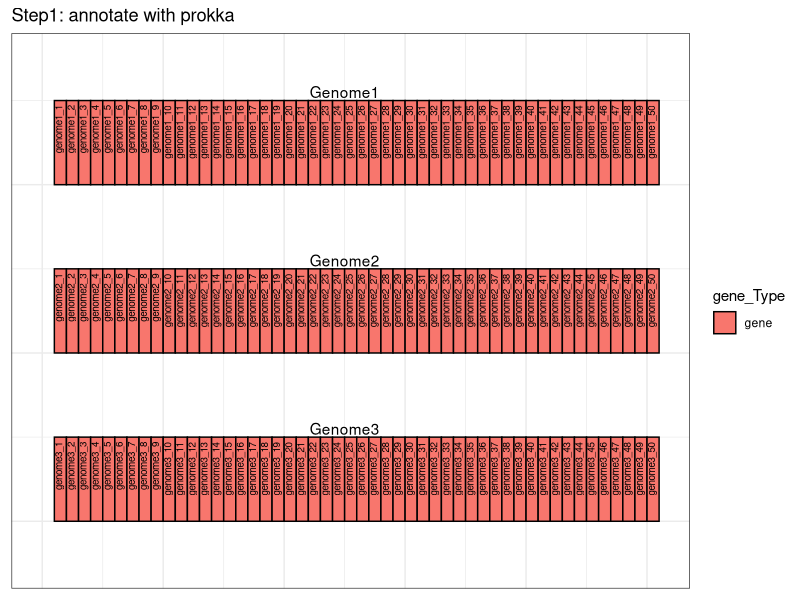
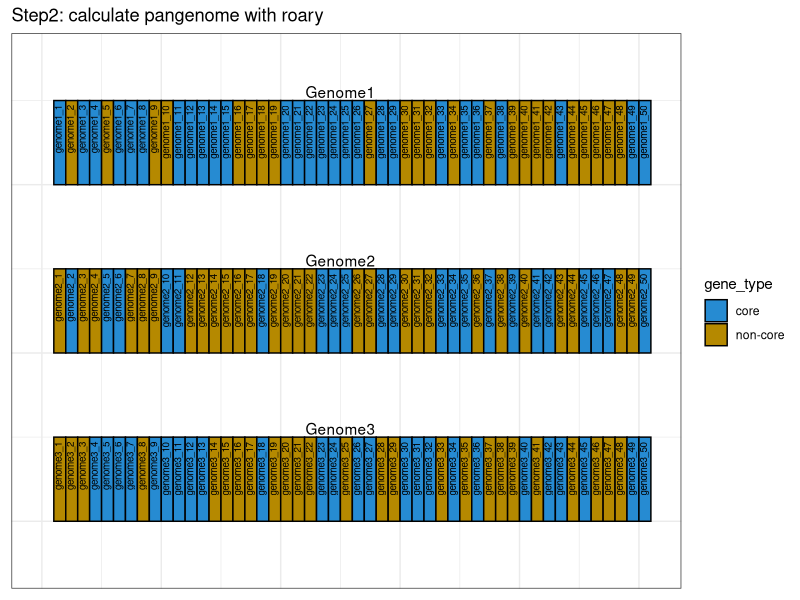
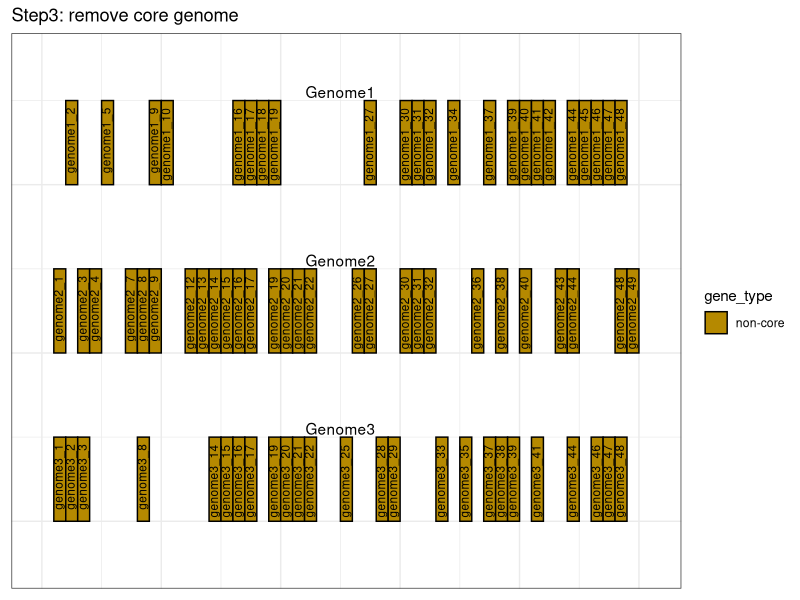
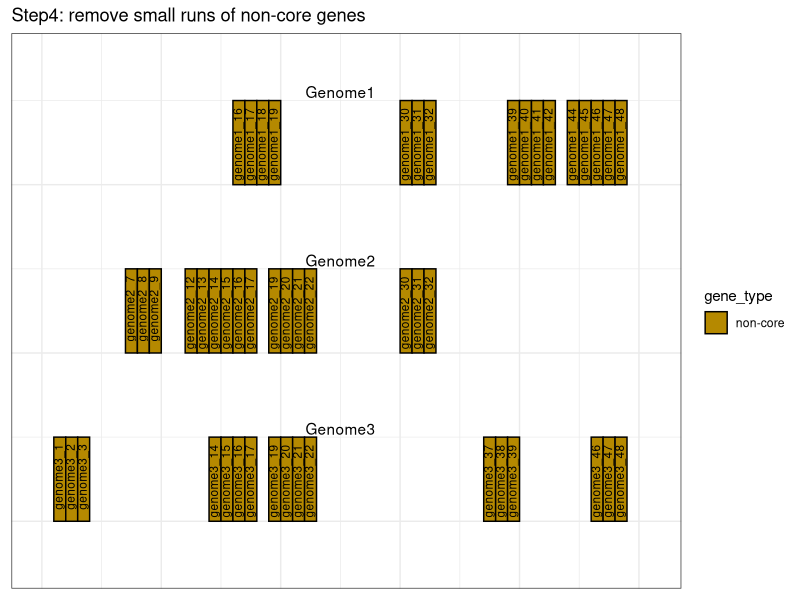
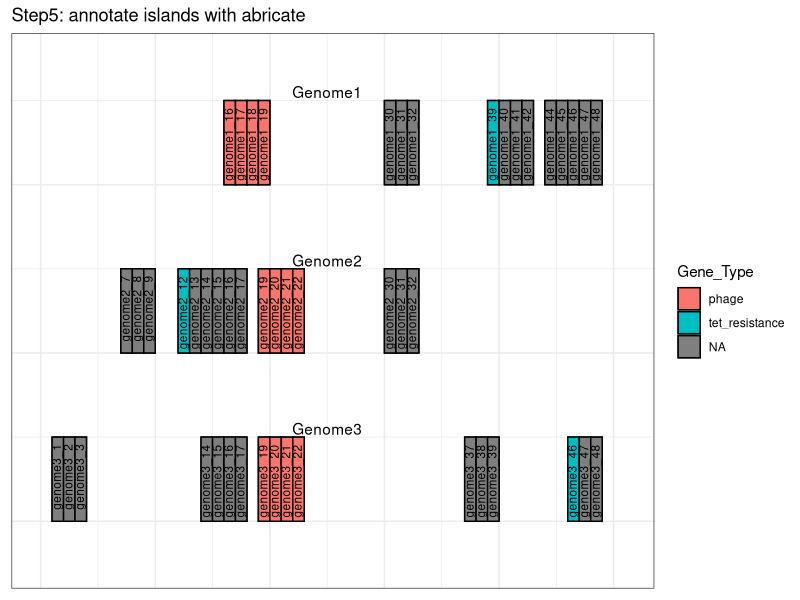
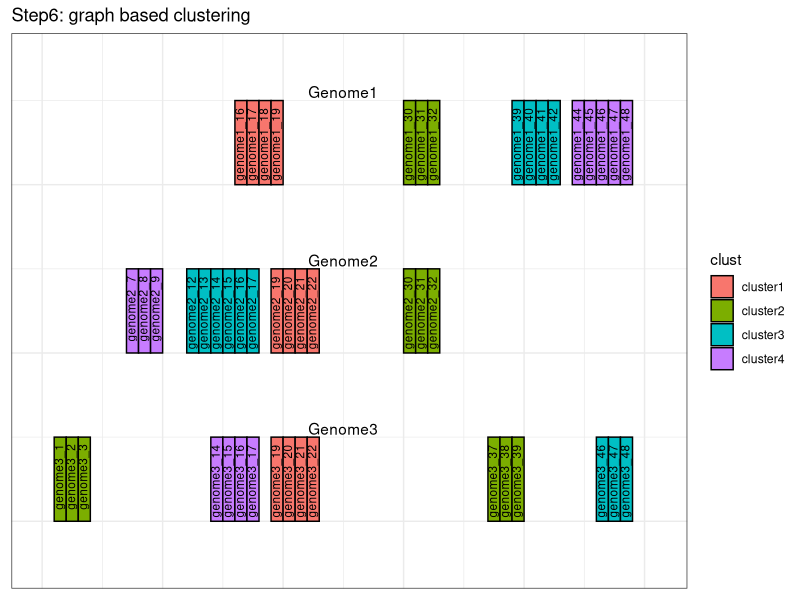

The R source for these figures, in order:
## ---- chunk 1
knitr::opts_chunk$set(echo = TRUE)
## ---- chunk 2
set.seed(1)
library(tidyverse)


colours = c("core" = "#268bd2",
            "non-core" = "#b58900",
            "island" = "red",
            "non-island" = "grey")


### genome 1
tst <- tibble(locus_tag_num = seq(1,50),
              locus_tag = paste('genome1', locus_tag_num, sep = '_'),
       strt=seq(1,50),
       stp =seq(2,51),
       gene_type=sample(c('core', 'non-core'), 50, replace = TRUE),
       ymin=0,
       ymax=1,
       genome='genome1')
# tst

filt <- tst %>% filter(gene_type == 'non-core')

step4 <- split(filt$locus_tag_num, cumsum(c(1, diff(filt$locus_tag_num) != 1)))    # identifies streches of sequential loc.tags
#browser()
step5 <- step4[lapply(step4, length) >= 3]
islands <- unlist(step5)


tst$island <- ifelse(tst$locus_tag_num %in% islands, 'island', 'non-island')
genome1 <- tst
#### genome2 ###

tst <- tibble(locus_tag_num = seq(1,50),
              locus_tag = paste('genome2', locus_tag_num, sep = '_'),
              strt=seq(1,50),
              stp =seq(2,51),
              gene_type=sample(c('core', 'non-core'), 50, replace = TRUE),
              ymin=-2,
              ymax=-1,
              genome='genome2')
# tst

filt <- tst %>% filter(gene_type == 'non-core')

step4 <- split(filt$locus_tag_num, cumsum(c(1, diff(filt$locus_tag_num) != 1)))    # identifies streches of sequential loc.tags
#browser()
step5 <- step4[lapply(step4, length) >= 3]
islands <- unlist(step5)


tst$island <- ifelse(tst$locus_tag_num %in% islands, 'island', 'non-island')

genome2 <- tst

#### genome3 ###

tst <- tibble(locus_tag_num = seq(1,50),
              locus_tag = paste('genome3', locus_tag_num, sep = '_'),
              strt=seq(1,50),
              stp =seq(2,51),
              gene_type=sample(c('core', 'non-core'), 50, replace = TRUE),
              ymin=-4,
              ymax=-3,
              genome='genome3')
# tst

filt <- tst %>% filter(gene_type == 'non-core')

step4 <- split(filt$locus_tag_num, cumsum(c(1, diff(filt$locus_tag_num) != 1)))    # identifies streches of sequential loc.tags
#browser()
step5 <- step4[lapply(step4, length) >= 3]
islands <- unlist(step5)


tst$island <- ifelse(tst$locus_tag_num %in% islands, 'island', 'non-island')

genome3 <- tst



# end genomes

tst <- bind_rows(genome1, genome2, genome3)

# assign island clusters



# tst

clust1 <- c('genome1_16','genome1_17','genome1_18','genome1_19','genome2_19',
            'genome2_20','genome2_21','genome2_22','genome3_19','genome3_20',
            'genome3_21','genome3_22')

clust2 <- c('genome3_1', 'genome3_2', 'genome3_3',
            'genome3_37', 'genome3_38', 'genome3_39',
            'genome1_30', 'genome1_31', 'genome1_32',
            'genome2_30', 'genome2_31', 'genome2_32')

clust3 <- c('genome1_39', 'genome1_40', 'genome1_41', 'genome1_42',
            'genome2_12', 'genome2_13', 'genome2_14', 'genome2_15', 'genome2_16', 'genome2_17',
            'genome3_46', 'genome3_47', 'genome3_48')

clust4 <- c('genome1_44', 'genome1_45', 'genome1_46', 'genome1_47', 'genome1_48',
            'genome2_7', 'genome2_8', 'genome2_9',
            'genome3_14', 'genome3_15', 'genome3_16', 'genome3_17')


tet_resist <- c('genome1_39',
                'genome2_12',
                'genome3_46')

phage <- c('genome1_16','genome1_17','genome1_18','genome1_19',
           'genome2_19','genome2_20','genome2_21','genome2_22',
           'genome3_19','genome3_20','genome3_21','genome3_22')


tst <- tst %>% mutate(
  clust=case_when(
    locus_tag %in% clust1  ~ 'cluster1',
    locus_tag %in% clust2  ~ 'cluster2',
    locus_tag %in% clust3  ~ 'cluster3',
    locus_tag %in% clust4  ~ 'cluster4'),
  Gene_Type=case_when(
    locus_tag %in% tet_resist ~ 'tet_resistance',
    locus_tag %in% phage      ~ 'phage',
    FALSE                     ~ 'non-core')
  )

tst$gene_Type <- 'gene'

tst %>%
  ggplot(aes(x=strt, y=ymax)) +
  geom_rect(aes(xmin=strt, xmax=stp, ymin=ymin, ymax=ymax, fill=gene_Type), color='black') +
  geom_text(aes(label=locus_tag), angle=90, size=2.5, hjust=1.1, vjust=1) +
  ylim(-4.5,1.5) + xlim(0,51) + theme_bw() +
  theme(axis.text = element_blank(),
        axis.title = element_blank(),
        axis.ticks = element_blank()) +
  ggtitle('Step1: annotate with prokka') + 
  annotate(geom='text', x=25, y=1.1, label='Genome1')+
  annotate(geom='text', x=25, y=-.9, label='Genome2')+
  annotate(geom='text', x=25, y=-2.9, label='Genome3')




tst %>%
  ggplot(aes(x=strt, y=ymax)) +
  geom_rect(aes(xmin=strt, xmax=stp, ymin=ymin, ymax=ymax, fill=gene_type), color='black') +
  geom_text(aes(label=locus_tag), angle=90, size=2.5, hjust=1.1, vjust=1) +
  ylim(-4.5,1.5) + xlim(0,51) + theme_bw() +
  theme(axis.text = element_blank(),
        axis.title = element_blank(),
        axis.ticks = element_blank()) +
  scale_fill_manual(values = colours) +
  ggtitle('Step2: calculate pangenome with roary')+ 
  annotate(geom='text', x=25, y=1.1, label='Genome1')+
  annotate(geom='text', x=25, y=-.9, label='Genome2')+
  annotate(geom='text', x=25, y=-2.9, label='Genome3')

tst %>% filter(gene_type == 'non-core') %>%
  ggplot(aes(x=strt, y=ymax)) +
  geom_rect(aes(xmin=strt, xmax=stp, ymin=ymin, ymax=ymax, fill=gene_type), color='black') +
  geom_text(aes(label=locus_tag), angle=90, size=3, hjust=1.1, vjust=1) +
  ylim(-4.5,1.5) + xlim(0,51) + theme_bw() +
  theme(axis.text = element_blank(),
        axis.title = element_blank(),
        axis.ticks = element_blank())+
  scale_fill_manual(values = colours) +
  ggtitle('Step3: remove core genome')+ 
  annotate(geom='text', x=25, y=1.1, label='Genome1')+
  annotate(geom='text', x=25, y=-.9, label='Genome2')+
  annotate(geom='text', x=25, y=-2.9, label='Genome3')


tst %>% filter(island == 'island') %>%
  ggplot(aes(x=strt, y=ymax)) +
  geom_rect(aes(xmin=strt, xmax=stp, ymin=ymin, ymax=ymax, fill=gene_type), color='black') +
  geom_text(aes(label=locus_tag), angle=90, size=3, hjust=1.1, vjust=1) +
  ylim(-4.5,1.5) + xlim(0,51) + theme_bw() +
  theme(axis.text = element_blank(),
        axis.title = element_blank(),
        axis.ticks = element_blank())+
  scale_fill_manual(values = colours) +
  ggtitle('Step4: remove small runs of non-core genes')+ 
  annotate(geom='text', x=25, y=1.1, label='Genome1')+
  annotate(geom='text', x=25, y=-.9, label='Genome2')+
  annotate(geom='text', x=25, y=-2.9, label='Genome3')

tst %>% filter((locus_tag %in% c(clust1, clust2, clust3, clust4)) & island == 'island') %>%
  ggplot(aes(x=strt, y=ymax)) +
  geom_rect(aes(xmin=strt, xmax=stp, ymin=ymin, ymax=ymax, fill=Gene_Type), color='black') +
  geom_rect(aes(xmin=strt, xmax=stp, ymin=ymin, ymax=ymax, fill=Gene_Type), color='black') +
  geom_text(aes(label=locus_tag), angle=90, size=3, hjust=1.1, vjust=1) +
  ylim(-4.5,1.5) + xlim(0,51) + theme_bw() +
  theme(axis.text = element_blank(),
        axis.title = element_blank(),
        axis.ticks = element_blank()) +
  ggtitle('Step5: annotate islands with abricate')+ 
  annotate(geom='text', x=25, y=1.1, label='Genome1')+
  annotate(geom='text', x=25, y=-.9, label='Genome2')+
  annotate(geom='text', x=25, y=-2.9, label='Genome3')



tst %>% filter((locus_tag %in% c(clust1, clust2, clust3, clust4)) & island == 'island') %>%
  ggplot(aes(x=strt, y=ymax)) +
  geom_rect(aes(xmin=strt, xmax=stp, ymin=ymin, ymax=ymax, fill=clust), color='black') +
  geom_text(aes(label=locus_tag), angle=90, size=3, hjust=1.1, vjust=1) +
  ylim(-4.5,1.5) + xlim(0,51) + theme_bw() +
  theme(axis.text = element_blank(),
        axis.title = element_blank(),
        axis.ticks = element_blank()) +
  ggtitle('Step6: graph based clustering')+ 
  annotate(geom='text', x=25, y=1.1, label='Genome1')+
  annotate(geom='text', x=25, y=-.9, label='Genome2')+
  annotate(geom='text', x=25, y=-2.9, label='Genome3')

